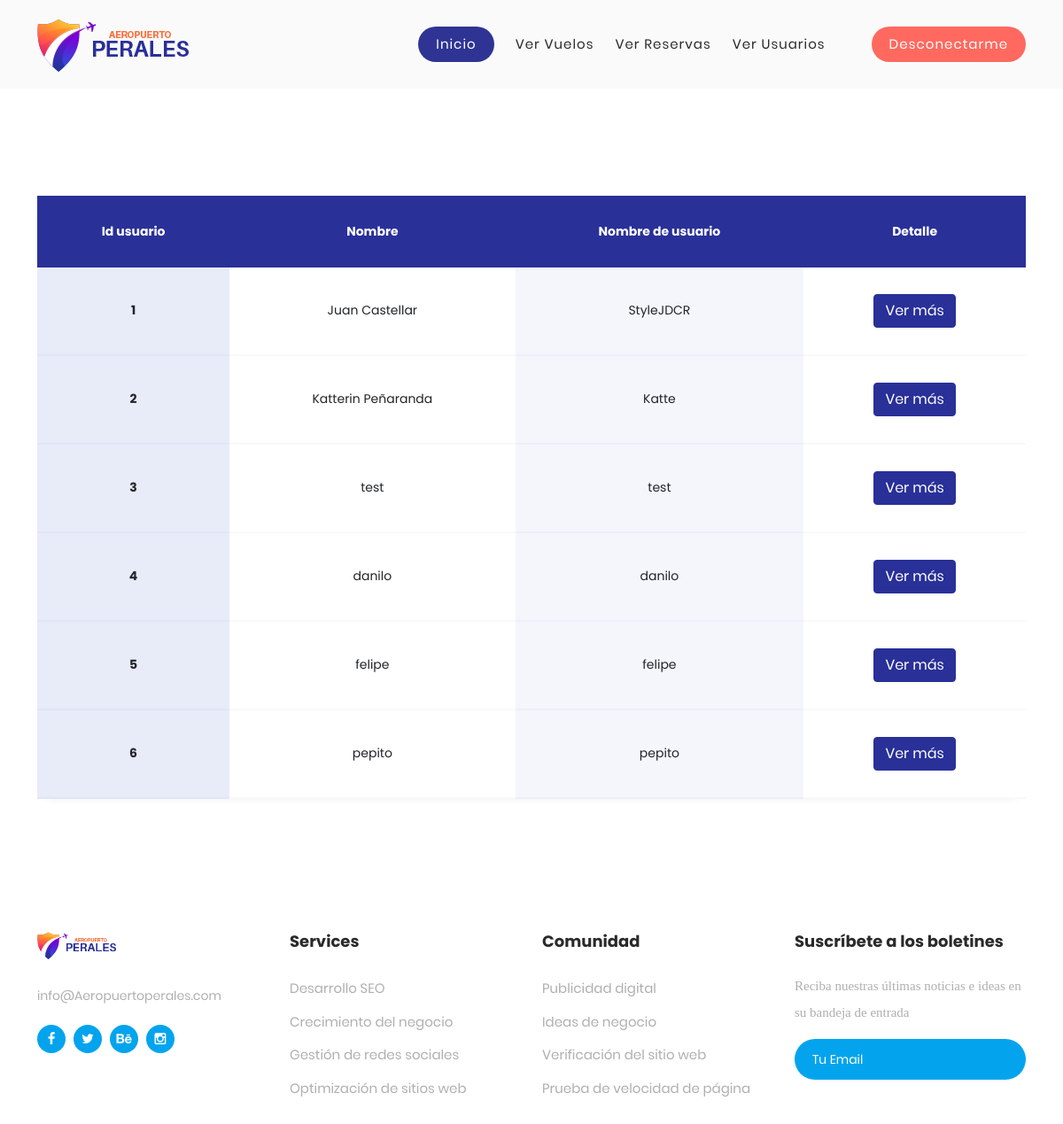
The app's page /users (signed in), older data.
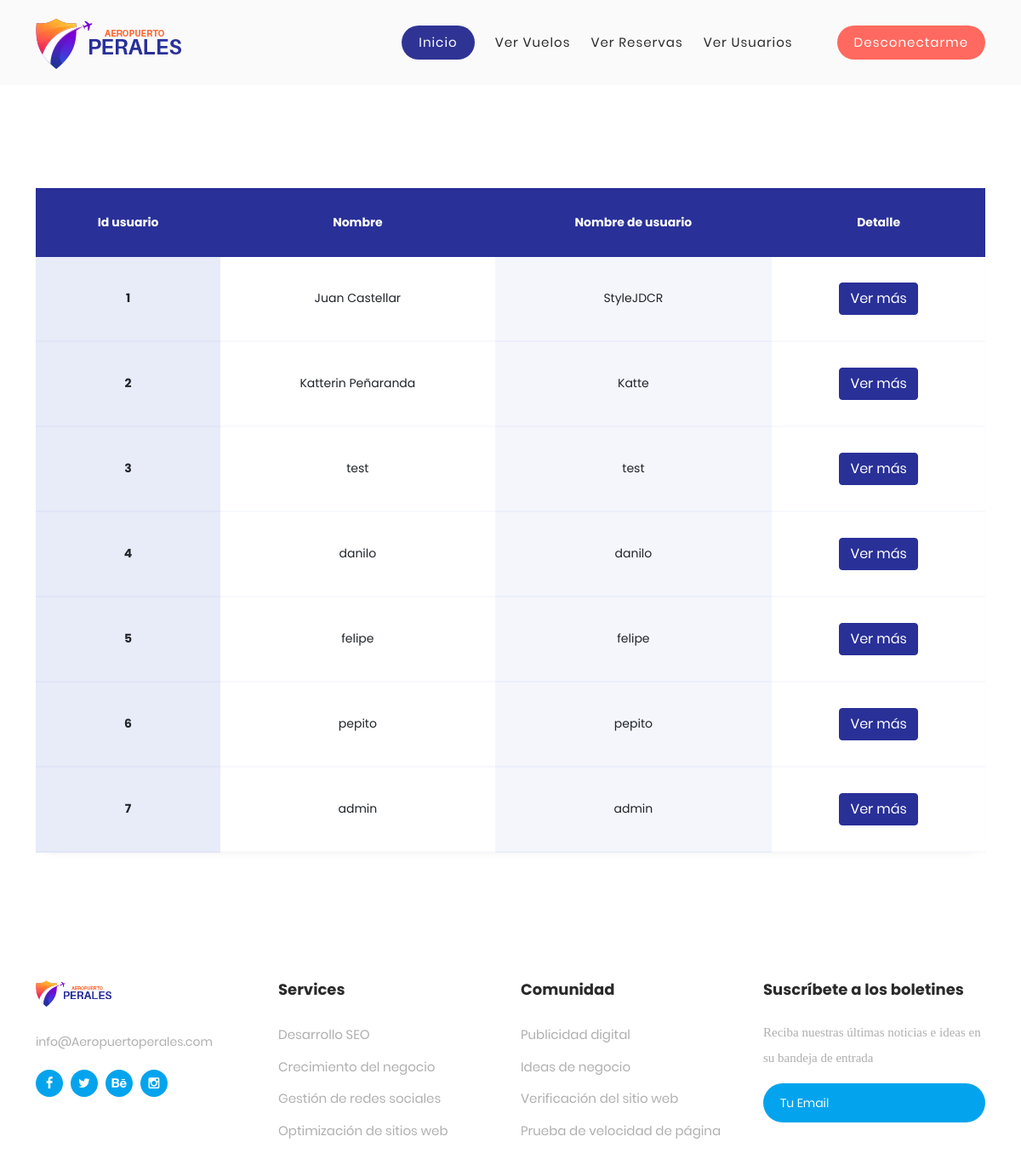
The same page, newer data.
### tables this page shows
CREATE TABLE usuarios (id_usuario INTEGER NOT NULL PRIMARY KEY, id_tipo_usuario INTEGER NOT NULL, nombre VARCHAR NOT NULL, usuario VARCHAR NOT NULL, correo VARCHAR NOT NULL, contraseña VARCHAR NOT NULL, fecha_nacimiento DATE, documento_usuario INTEGER);

### app.py (the view)
@app.route('/users', methods=('GET', 'POST'))
@login_required
def view_users():
    db = get_db()
    users = db.execute('SELECT * FROM usuarios').fetchall()
    return render_template("users.html", users=users)

### app.py (called while the page is built)
def login_required(view):
    @functools.wraps(view)
    def wrapped_view(**kwargs):
        if g.user is None:
            return redirect(url_for('login'))
        return view(**kwargs)
    return wrapped_view

@app.before_request
def load_logged_in_user():
    user_id = session.get('user_id')
    if user_id is None:
        g.user = None
    else:
        db = get_db()
        g.user = db.execute('SELECT * FROM usuarios WHERE id_usuario = ?', (user_id,)).fetchone()

### db.py (called while the page is built)
def get_db():
    try:
        if 'db' not in g:
            g.db = sqlite3.connect('database.db')
        return g.db
    except Error:
        print(Error)

### templates/users.html (shortened to what this page needs)
{% extends "base.html" %}
{% block content %}
    <section class="ftco-section">
		<div class="container">
			<div class="row">
				<div class="col-md-12">
					<div class="table-wrap">
                        <h4 class="text-center mb-4">Lista de usuarios</h4>
						<table class="table">
					    <thead class="thead-primary">
					      <tr>
					        <th>Id usuario</th>
					        <th>Nombre</th>
					        <th>Nombre de usuario</th>
                              <th>Detalle</th>
					      </tr>
					    </thead>
					    <tbody>
                        {% for user in users %}
					      <tr>
					        <th scope="row" class="scope" >{{ user[0] }}</th>
					        <td>{{ user[2] }}</td>
					        <td>{{ user[3] }}</td>
					        <td><a href={{ url_for('view_user', user_id=user[0]) }} class="btn btn-primary">Ver más</a></td>
					      </tr>
                        {% endfor %}
					    </tbody>
					  </table>
					</div>
				</div>
			</div>
		</div>
	</section>
{% endblock %}

### templates/base.html (shortened to what this page needs)
<!DOCTYPE html>
<html lang="en">
<head>
	<link rel="stylesheet" type="text/css" href="{{ url_for('static', filename='bootstrap/css/bootstrap.min.css') }}">
	<link rel="stylesheet" type="text/css" href="{{ url_for('static', filename='fonts/font-awesome-4.7.0/css/font-awesome.min.css') }}">
	<link rel="stylesheet" type="text/css" href="{{ url_for('static', filename='fonts/Linearicons-Free-v1.0.0/icon-font.min.css') }}">
	<link rel="stylesheet" type="text/css" href="{{ url_for('static', filename='vendor/animate/animate.css') }}">
	<link rel="stylesheet" type="text/css" href="{{ url_for('static', filename='vendor/css-hamburgers/hamburgers.min.css') }}">
	<link rel="stylesheet" type="text/css" href="{{ url_for('static', filename='vendor/animsition/css/animsition.min.css') }}">
	<link rel="stylesheet" type="text/css" href="{{ url_for('static', filename='vendor/select2/select2.min.css') }}">
	<link rel="stylesheet" type="text/css" href="{{ url_for('static', filename='vendor/daterangepicker/daterangepicker.css') }}">
    <link rel="stylesheet" type="text/css" href="{{ url_for('static', filename='css/main.css') }}"/>
    <link rel="stylesheet" type="text/css" href="{{ url_for('static', filename='css/util.css') }}"/>
	<link rel="stylesheet" type="text/css" href="{{ url_for('static', filename='css/fontawesome.css') }}">
    <link rel="stylesheet" type="text/css" href="{{ url_for('static', filename='css/template_aeropuerto_perales.css') }}">
    <link rel="stylesheet" type="text/css" href="{{ url_for('static', filename='css/animated.css') }}">
    <link rel="stylesheet" type="text/css" href="{{ url_for('static', filename='css/owl.css') }}">
</head>
<body>
    <section class="content">
        <h1>{% block mainTitle %} {% endblock %}</h1>
        {% block navbar %}
            {% if g.user %}
        <header class="header-area header-sticky wow slideInDown" data-wow-duration="0.75s" data-wow-delay="0s">
    <div class="container">
      <div class="row">
        <div class="col-12">
          <nav class="main-nav">
            <a href="{{ url_for('home') }}" class="logo">
              <img src="{{ url_for('static', filename='images/logo.png') }}">
            </a>
            <ul class="nav">
              <li class="scroll-to-section"><a href="{{ url_for('home') }}" class="active">Inicio</a></li>
              {% if tipo_usuario == 3 %}
                 <li class="scroll-to-section"><a href="{{ url_for('search_flights') }}">Buscar vuelos</a></li>
                 <li class="scroll-to-section"><a href="{{ url_for('profile') }}">Perfil</a></li>
                 <li class="scroll-to-section"><div class="main-red-button-hover"><a href="{{ url_for('logout') }}">Desconectarme</a></div></li>
               {% else %}
                 <li class="scroll-to-section"><a href="{{ url_for('view_flights') }}">Ver vuelos</a></li>
                 <li class="scroll-to-section"><a href="{{ url_for('view_bookings') }}">Ver Reservas</a></li>
                 <li class="scroll-to-section"><a href="{{ url_for('view_users') }}">Ver usuarios</a></li>
                <li class="scroll-to-section"><div class="main-red-button-hover"><a href="{{ url_for('logout') }}">Desconectarme</a></div></li>
                {% endif %}
            </ul>
          </nav>
        </div>
      </div>
    </div>
  </header>
        {% endif %}
        {% endblock %}
        {% block content %}{% endblock %}
{% block footer %}
        {% if g.user %}
<footer>
    <div class="container">
      <div class="row">
        <div class="col-lg-3">
          <div class="about footer-item">
            <div class="logo">
              <a href="#"><img src="{{ url_for('static', filename='images/logo.png') }}" alt="Aeropuerto Perales - Plataforma de Gestion de Vuelos"></a>
            </div>
            <a href="#">info@Aeropuertoperales.com</a>
            <ul>
              <li><a href="#"><i class="fa fa-facebook"></i></a></li>
              <li><a href="#"><i class="fa fa-twitter"></i></a></li>
              <li><a href="#"><i class="fa fa-behance"></i></a></li>
              <li><a href="#"><i class="fa fa-instagram"></i></a></li>
            </ul>
          </div>
        </div>
        <div class="col-lg-3">
          <div class="services footer-item">
            <h4>Services</h4>
            <ul>
              <li><a href="#">Desarrollo SEO</a></li>
              <li><a href="#">Crecimiento del negocio</a></li>
              <li><a href="#">Gestión de redes sociales</a></li>
              <li><a href="#">Optimización de sitios web</a></li>
            </ul>
          </div>
        </div>
        <div class="col-lg-3">
          <div class="community footer-item">
            <h4>Comunidad</h4>
            <ul>
              <li><a href="#">Publicidad digital</a></li>
              <li><a href="#">Ideas de negocio</a></li>
              <li><a href="#">Verificación del sitio web</a></li>
              <li><a href="#">Prueba de velocidad de página</a></li>
            </ul>
          </div>
        </div>
        <div class="col-lg-3">
          <div class="subscribe-newsletters footer-item">
            <h4>Suscríbete a los boletines</h4>
            <p>Reciba nuestras últimas noticias e ideas en su bandeja de entrada</p>
            <form action="#" method="get">
              <input type="text" name="email" id="email" pattern="[^ @]*@[^ @]*" placeholder="Tu Email" required="">
              <button type="submit" id="form-submit" class="main-button "><i class="fa fa-paper-plane-o"></i></button>
            </form>
          </div>
        </div>
        <div class="col-lg-12">
          <div class="copyright">
            <br>
          </div>
        </div>
      </div>
    </div>
  </footer>
        {% endif %}
{% endblock %}
    </section>
</body>
</html>

### static/css/main.css (style rules this page uses)
* { margin: 0px; padding: 0px; box-sizing: border-box; }
body, html { height: 100%; font-family: Poppins-Regular, sans-serif; }
a { font-family: Poppins-Regular; font-size: 14px; line-height: 1.7; color: #666666; margin: 0px; transition: all 0.4s; -webkit-transition: all 0.4s; -o-transition: all 0.4s; -moz-transition: all 0.4s; }
h1,h2,h3,h4,h5,h6 { margin: 0px; }
p { font-family: Poppins-Regular; font-size: 14px; line-height: 1.7; color: #666666; margin: 0px; }
ul, li { margin: 0px; list-style-type: none; }
input { outline: none; border: none; }
button { outline: none !important; border: none; background: transparent; }
* { -webkit-box-sizing: border-box; -moz-box-sizing: border-box; box-sizing: border-box; }
body { font-family: Poppins-Regular; font-size: 15px; margin: 0; color: #fff; }
input, textarea, select, button { font-family: Poppins-Regular; }
p, h1, h2, h3, h4, h5, h6, ul { margin: 0; }
img { max-width: 100%; }
ul { padding-left: 0; margin-bottom: 0; }
a { text-decoration: none; }
form { width: 100%; }
button { border: none; width: 100%; height: 46px; border-radius: 22.5px; margin: auto; margin-top: 40px; cursor: pointer; display: flex; align-items: center; justify-content: center; padding: 0; background: #fff; color: #ff97a4; text-transform: uppercase; font-size: 17px; overflow: hidden; -webkit-transform: perspective(1px) translateZ(0); transform: perspective(1px) translateZ(0); position: relative; -webkit-transition-property: color; transition-property: color; -webkit-transition-duration: 0.3s; transition-duration: 0.3s; }
button:before { content: ""; position: absolute; z-index: -1; top: 0; bottom: 0; left: 0; right: 0; background: #fd677a; -webkit-transform: scaleX(0); transform: scaleX(0); -webkit-transform-origin: 50%; transform-origin: 50%; -webkit-transition-property: transform; transition-property: transform; -webkit-transition-duration: 0.3s; transition-duration: 0.3s; -webkit-transition-timing-function: ease-out; transition-timing-function: ease-out; }
p { font-family: "Muli-SemiBold"; color: #ffff66; margin-bottom: 22px; }

Row changes from the older to the newer data that the page shows:
added usuarios: id_usuario "7", nombre "admin", usuario "admin"
